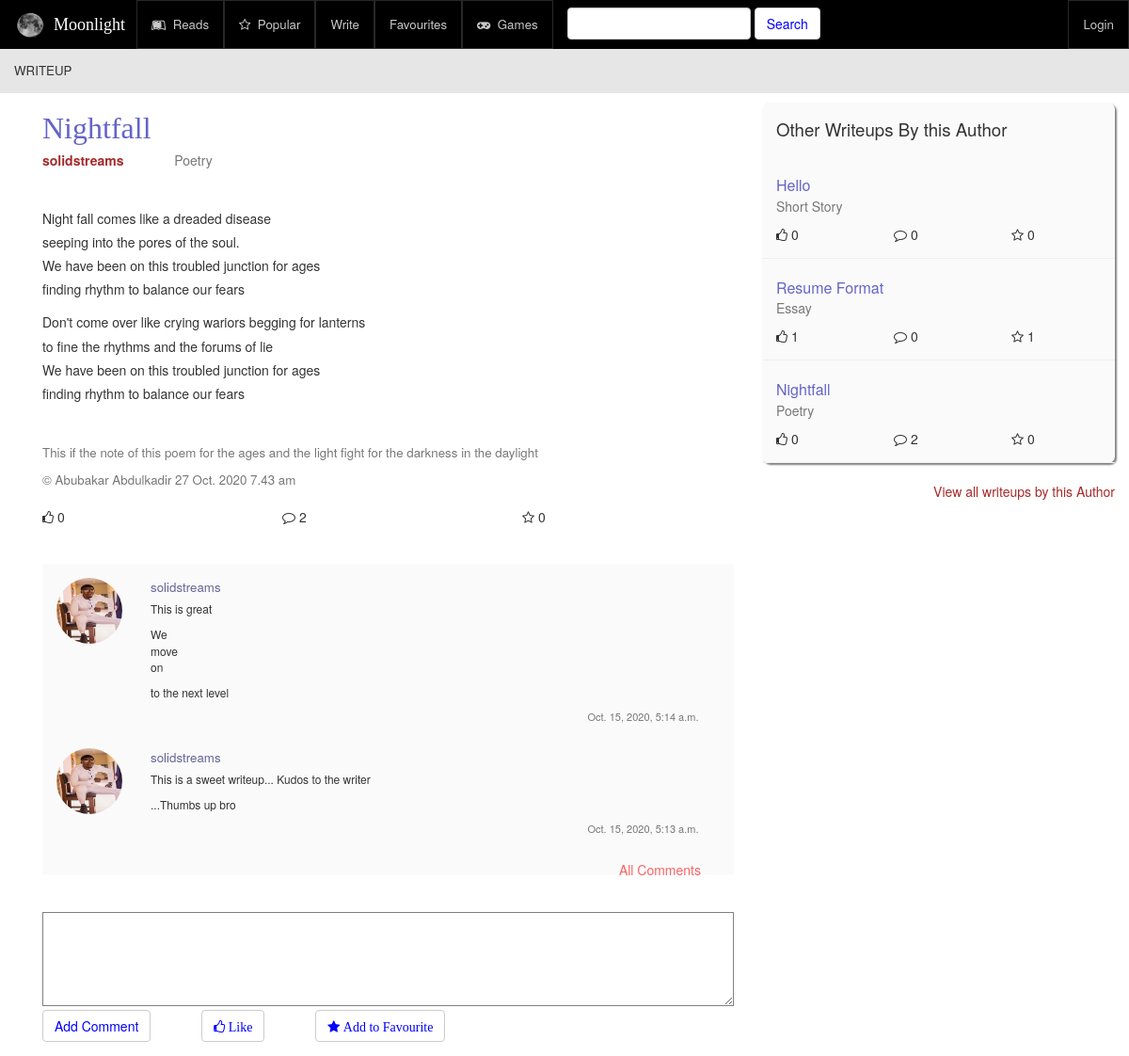
Page /writeup/1 on the committed database.
### writeups/models.py (models this page shows, shortened)
class Writeup(models.Model):
    genre = models.ForeignKey(Genre, on_delete=models.CASCADE)
    author = models.ForeignKey(User, on_delete=models.CASCADE)
    title = models.CharField(max_length=250)
    text = models.TextField()
    note = models.TextField(blank=True)
    draft = models.BooleanField(default=False, help_text="Do you want to save this writeup as draft?")
    time = models.DateTimeField(auto_now_add=True)
    likes = models.IntegerField(default=0, blank=False)
    favourites = models.IntegerField(default=0, blank=False)
    comments = models.IntegerField(default=0, blank=False)
    views = models.IntegerField(default=0, blank=False)

class Genre(models.Model):
    name = models.CharField(max_length=250)
    def __str__(self):
        return self.name

class Bio(models.Model):
    author = models.ForeignKey(User, on_delete=models.CASCADE)
    bio = models.TextField(null=True)
    school = models.CharField(max_length=250, null=True)
    age = models.IntegerField(null=True)
    quote = models.TextField(null=True)
    genre = models.CharField(max_length=250, null=True)
    mobile_no = models.CharField(max_length=250, null=True)
    photo = models.FileField(blank=True)

class Comment(models.Model):
    writeup = models.ForeignKey(Writeup, on_delete=models.CASCADE)
    poster = models.ForeignKey(User, on_delete=models.CASCADE)
    text = models.TextField()
    time = models.DateTimeField(auto_now_add=True)

### writeups/views.py (the view)
# urls.py: path('writeup/<pk>', views.WriteupDisplay.as_view(), name='writeup'),
class WriteupDisplay(View):
    def get(self, request, pk):
        writeup = Writeup.objects.get(id=pk)
        owner_user = writeup.author
        comments = Comment.objects.filter(writeup=writeup).order_by('time').reverse()
        likes = Like.objects.filter(post=writeup)
        favourites = Favourite.objects.filter(post=writeup)
        other_writeups = owner_user.writeup_set.all().order_by('time').reverse()
        context = {
            'writeup': writeup,
            'owner_user': owner_user,
            'comments': comments,
            'likes': likes,
            'favourites': favourites,
            'other_writeups': other_writeups
        }
        if request.user.is_authenticated and request.user.username != owner_user.username:
            writeup.views += 1
            writeup.save()
        return render(request, 'writeups/writeup.html', context)

### writeups/templates/writeups/writeup.html (shortened to what this page needs)
{% extends 'writeups/base.html'%}
{% load static %}
{%block css%}
   <link rel="stylesheet" href="{% static 'writeups/css/writeup.css' %}" />
{%endblock%}
{% block head_title %} WRITEUP {% endblock %}
{% block mainBody %}
    	<div class="col-xs-12 col-sm-12 col-md-8 col-lg-8 writeup-section">
					<div class="writeup-header">
						<div class="writeup_title"> {{writeup.title}}</div>
						<div class="auth-genre">
							<a href="{% url 'writeups:dashboard' writeup.author.username %}"><span class="writeup_author"> {{writeup.author.username}} </span></a>
							<span class="writeup_genre text-muted"> {{ writeup.genre }} </span>
						</div>
					</div>
					<div class="writeup-body">
						{{writeup.text | linebreaks}}
					</div>
					<div class='note-section'>
						<span class="note text-muted"> {{writeup.note | linebreaks}} </span>
						<div class="copywrite text-muted"> &copy {{ owner_user.first_name }} {{ owner_user.last_name }} <span class="date">27 Oct. 2020 7.43 am</span></div>
					</div>
					<div class="content-reactions row">
						<div class="col-xs-4 col-sm-4 col-md-4 col-lg-4">
							<span class="fa fa-thumbs-o-up reaction-icon"> </span>
							<span class="reaction-count">{{likes.count}}</span>
						</div>
						<div class="col-xs-4 col-sm-4 col-md-4 col-lg-4">
							<span class="fa fa-comment-o reaction-icon"> </span>
							<span class="reaction-count">{{comments.count}}</span>
						</div>
						<div class="col-xs-4 col-sm-4 col-md-4 col-lg-4">
							<span class="fa fa-star-o reaction-icon"> </span>
							<span class="reaction-count">{{favourites.count}}</span>
						</div>
					</div>
					<div class="comment-section">
						{% if comments %}
							{% for comment in comments %}
								<div class="each-comment row">
									<div class="img-section col-xs-2 col-sm-1 col-md-1 col-lg-1">
											{% for bio in comment.poster.bio_set.all %}
												<img src="{{ bio.photo.url }}" class="comment-img img-circle" />
											{% endfor %}
									</div>
									<div class="comment-cont col-xs-8 col-sm-10 col-md-10 col-lg-10">
										<a href="{% url 'writeups:dashboard' comment.poster.username %}"> <div class="comment-header"> {{comment.poster.username}} </div> </a>
										<div class="comment-body">
											{{comment.text | linebreaks}}
										</div>
										<div class="comment-time text-muted">{{comment.time}}</div>
									</div>
								</div>
							{% endfor %}
							<a href="" class="all-comments"> All Comments </a>
						{% else %}
						<p> This post has no comments yets. Be the first to comment </p>
						{% endif %}
					</div>
					<div class="react">
						<form method="post" class="react-form" action="{% url 'writeups:comment' writeup.pk %}">
							<TextArea placeholder="comment" class="your_comment" name="text"> </textArea></br>
							<button type="submit" class="btn btn-default"> Add Comment </button>
							<a href="{% url 'writeups:like' writeup.id %}" class="btn btn-default"> <span class="fa fa-thumbs-o-up"> Like </span></a>
							<a href="{% url 'writeups:favourite' writeup.id %}" class="btn btn-default"> <span class='fa fa-star'> Add to Favourite </span> </a>
						</form>
					</div>
				</div>
				<div class="col-xs-12 col-sm-12 col-md-4 col-lg-4 others-out-cont">
					<div class="others-section">
						<div class="others-header"> Other Writeups By this Author </div>
						{% for writeup in other_writeups|slice:"0:4" %}
						<div class="other-body">
							<div class="each-others">
								<a href="{% url 'writeups:writeup' writeup.id %}"> <div class="each-title"> {{ writeup.title }}</div></a>
								<div class="each-genre text-muted"> {{writeup.genre}} </div>
								<div class="content-reactions row">
									<div class="col-xs-4 col-sm-4 col-md-4 col-lg-4">
										<span class="fa fa-thumbs-o-up reaction-icon"> </span>
										<span class="reaction-count">{{writeup.likes}}</span>
									</div>
									<div class="col-xs-4 col-sm-4 col-md-4 col-lg-4">
										<span class="fa fa-comment-o reaction-icon"> </span>
										<span class="reaction-count">{{writeup.comments}}</span>
									</div>
									<div class="col-xs-4 col-sm-4 col-md-4 col-lg-4">
										<span class="fa fa-star-o reaction-icon"> </span>
										<span class="reaction-count">{{writeup.favourites}}</span>
									</div>
								</div>
							</div>
						</div>
						{% endfor %}
						<a href="{% url 'writeups:author_read' writeup.author.username 'all' %}" class="view-all"> View all writeups by this Author </a>
					</div>
				</div>
{% endblock %}

### writeups/templates/writeups/base.html (shortened to what this page needs)
<!DOCTYPE html>
{% load static %}
<html lang="en" dir="ltr">
  <head>
    <link rel='stylesheet' href="{% static 'writeups/fonts/font-awesome.css' %}" />
    <link rel="stylesheet" href="{% static 'writeups/css/bootstrap.min.css' %}" />
    <link rel="stylesheet" href="{% static 'writeups/css/bootstrap.css' %}" />
    <link rel="stylesheet" href="{% static 'writeups/css/base.css' %}" />
    {%block css%}
    {%endblock%}
  </head>
  <body>
      <div class="navbar navbar-default navbar-fixed-top">
        <div class="container-fluid">
            <div class="navbar-header">
              <div class="navbar-brand">
                <a href='#' class='nav-link'>
                    <img src="{% static 'writeups/images/logo.png' %}" class="logo-img" width="40px" height="30px" />
                    <span class='brand-name'> Moonlight </span>
                </a>
              </div>
            </div>
            <div class="collapse navbar-collapse" id="menuList">
              <ul class="nav navbar-nav">
                  <li><a href="{% url 'writeups:read' 'all' 'recent' %}"> <span class="fa fa-leanpub"></span>&nbsp Reads </a></li>
                  <li><a href="{% url 'writeups:popular' 'all' %}"><span class="fa fa-star-o"></span>&nbsp Popular </a></li>
                  <li><a href="{% url 'writeups:write' %}"> Write </a></li>
                  <li><a href="{% url 'writeups:favourites' 'all' %}"> Favourites </a></li>
                  <li><a href="#"> <span class="fa fa-gamepad"></span>&nbsp Games </a></li>
              </ul>
              <form class="navbar-form navbar-left" role="search" action="#" method="post">
                <div class="form-group">
                  <input type="text" name="" class='form-control' value="" />
                </div>
                <button type="button" name="button" class="btn btn-default"> Search </button>
              </form>
              <ul class='nav navbar-nav navbar-right'>
                {% if user.is_authenticated %}
                  <li class="dropdown">
                    <a href="{% url 'writeups:dashboard' user.username %}"> <span class="fa fa-user"> </span> &nbsp {{user.username}} </a>
                  </li>
                {% else %}
                  <li> <a href="{% url 'writeups:login' %}"> Login </a> </li>
                {% endif %}
              </ul>
            </div>
        </div>
      </div>
	  <div class="container-fluid main-cont">
		<div class="main-body-subcont">
			<div class="section-header"> {% block head_title %}{% endblock %} </div>
			<div class="body-body col-sx-12 col-sm-12 col-md-12 col-lg-12">
        {% block mainBody %}
        {% endblock %}
			</div>
		</div>
	  </div>
</body>

### writeups/static/writeups/css/base.css (style rules this page uses)
a { text-decoration: none; }
.navbar-default { background-color: rgb(0, 0, 0); margin-bottom: 0px; }
.navbar-brand { padding: 12px; }
.brand-name { color: white; font-family: cursive; }
.nav-link { text-decoration: none; }
.navbar-nav > li > a { color: rgb(200, 200, 200) !important; border: 1px solid rgba(100, 100, 100, 0.4); font-size: 10pt; font-weight: lighter; }
.navbar-form { margin-top: 0px; padding-top: 8px; }
.main-cont { position: absolute; top: 50px; left: 0px; right: 0px; padding: 0px; }
.section-header { font-size: 10pt; background-color: rgba(230, 230, 230, 1); padding: 15px; }

### writeups/static/writeups/css/writeup.css (style rules this page uses)
.writeup-section { padding: 15px; padding-left: 30px; }
a { text-decoration: none; }
.writeup-header { margin-bottom: 40px; }
.writeup_title { font-size: 24pt; color: rgb(100, 100, 200); font-family: times; }
.writeup_author { color: brown; font-weight: bolder; margin-right: 50px; }
.writeup-body { line-height: 1.8; text-align: justify; margin-bottom: 40px }
.note-section { color: rgb(240, 240, 240); font-size: 10pt; margin-bottom: 20px; }
.comment-section { background-color: rgb(250, 250, 250); margin-top: 40px; padding: 15px; }
.each-comment { margin-bottom: 25px; }
.img-section { width: 100px; height: 70px; }
.comment-header { color: rgb(100, 100, 150); font-size: 10pt; margin-bottom: 5px; }
.comment-body { font-size: 9pt; }
.comment-img { width: 100%; height: 100%; }
.others-out-cont { padding-right: 0px; }
.others-section { background-color: rgb(250, 250, 250); border-radius: 7px; box-shadow: 2px 2px 2px grey; margin-top: 10px; }
.others-header { font-size: 14pt; margin-bottom: 20px; padding: 15px; }
.each-others { margin-bottom: 20px; border-bottom: 1px solid rgb(240, 240, 240); padding: 15px; padding-top: 0px; }
.each-title { font-size: 12pt; color: rgb(100, 100, 200); }
.content-reactions { margin-top: 10px; }
.all-comments { color: rgb(250, 100, 100); float: right; margin-right: 20px; }
.react-form { width: 100%; margin-top: 40px; }
.your_comment { width: 100%; height: 100px; border: 1px solid grey }
.btn-default { color: blue; margin-right: 50px; }
.comment-time { float: right; font-size: 11px }
.view-all { float: right; color: brown }

### rows in the picture
Writeup: title "Nightfall", author.username "solidstreams", genre "Poetry", text "Night fall comes like a dreaded disease seeping into the pores of the soul. We have been on this troubled junction for ages finding rhythm to balance our fears Don't come over like crying wariors begging for lanterns to fine the rhythms and the forums of lie We have been on this troubled junction for ages finding rhythm to balance our fears", note "This if the note of this poem for the ages and the light fight for the darkness in the daylight", likes "0", comments "2", favourites "0"
Comment: poster.username "solidstreams", text "This is great We move on to the next level", time "Oct. 15, 2020, 5:14 a.m."
Bio: photo (picture)
Comment: poster.username "solidstreams", text "This is a sweet writeup... Kudos to the writer ...Thumbs up bro", time "Oct. 15, 2020, 5:13 a.m."
Writeup: title "Hello", genre "Short Story", likes "0", comments "0", favourites "0"
Writeup: title "Resume Format", genre "Essay", likes "1", comments "0", favourites "1"

### other values in the picture
{{ owner_user.first_name }} "Abubakar"
{{ owner_user.last_name }} "Abdulkadir"
{{ likes.count }} "0"
{{ comments.count }} "2"
{{ favourites.count }} "0"
